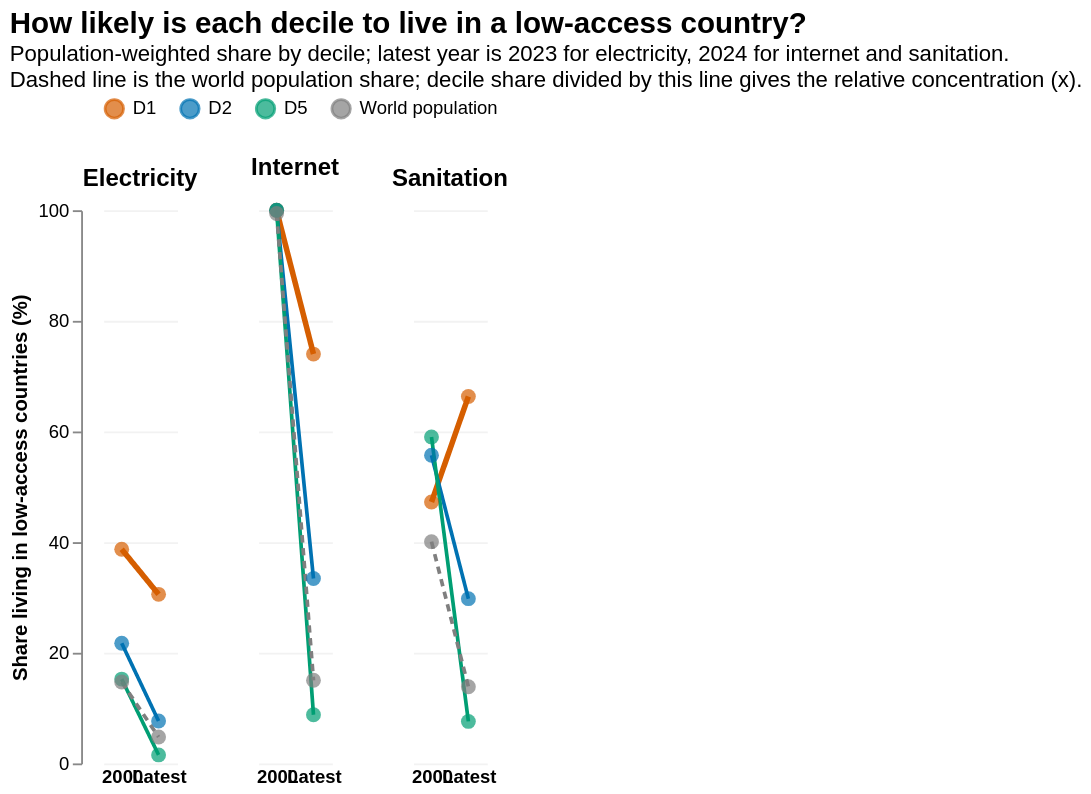

Notebook cell for this chart:
### Markdown cell above
##See how to add this in world bank blog - check if it makes sense... but I feel that there is something. Today if you live in a low access country, you are probably in D1. D2 trends behaves similar but reverts for D5.

### Code cell
conditional_data = change_data[
    change_data['indicator'].isin(['Electricity', 'Internet', 'Sanitation'])
    & change_data['decile'].isin([1, 2, 5])
].copy()
conditional_data['series'] = conditional_data['decile_label']
conditional_data['probability'] = conditional_data['share']

world_reference = conditional_data[
    ['indicator', 'year', 'period', 'world']
].drop_duplicates().rename(columns={'world': 'probability'})
world_reference['series'] = 'World population'

conditional_chart_data = pd.concat(
    [
        conditional_data[['indicator', 'year', 'period', 'series', 'probability']],
        world_reference[['indicator', 'year', 'period', 'series', 'probability']],
    ],
    ignore_index=True,
)
conditional_chart_data['period_axis'] = conditional_chart_data['period'].map(
    {'Around 2000': '2000', 'Latest': 'Latest'}
)

CONDITIONAL_SERIES = ['D1', 'D2', 'D5', 'World population']
CONDITIONAL_COLORS = ['#D55E00', '#0072B2', '#009E73', '#7F7F7F']
conditional_base = alt.Chart(conditional_chart_data).encode(
    x=alt.X(
        'period_axis:N',
        sort=['2000', 'Latest'],
        title=None,
        axis=alt.Axis(labelAngle=0, labelFontWeight='bold', domain=False, ticks=False),
    ),
    y=alt.Y(
        'probability:Q',
        title='Share living in low-access countries (%)',
        scale=alt.Scale(domain=[0, 100]),
        axis=alt.Axis(values=list(range(0, 101, 20)), grid=True),
    ),
    color=alt.Color(
        'series:N',
        title=None,
        sort=CONDITIONAL_SERIES,
        scale=alt.Scale(domain=CONDITIONAL_SERIES, range=CONDITIONAL_COLORS),
        legend=alt.Legend(orient='top'),
    ),
    detail='series:N',
)
conditional_lines = conditional_base.mark_line().encode(
    strokeWidth=alt.condition(alt.datum.series == 'D1', alt.value(3), alt.value(2)),
    strokeDash=alt.condition(alt.datum.series == 'World population', alt.value([4, 3]), alt.value([1, 0])),
)
conditional_points = conditional_base.mark_point(filled=True, size=65).encode(
    tooltip=[
        alt.Tooltip('indicator:N', title='Service'),
        alt.Tooltip('series:N', title='Group'),
        alt.Tooltip('year:Q', title='Year', format='d'),
        alt.Tooltip('probability:Q', title='Share (%)', format='.1f'),
    ],
)

conditional_probability_chart = (
    alt.layer(conditional_lines, conditional_points)
    .facet(
        facet=alt.Facet(
            'indicator:N',
            sort=['Electricity', 'Internet', 'Sanitation'],
            title=None,
            header=alt.Header(labelFontSize=13, labelFontWeight='bold'),
        ),
        columns=3,
    )
    .properties(
        title=alt.TitleParams(
            'How likely is each decile to live in a low-access country?',
            subtitle=[
                'Population-weighted share by decile; latest year is 2023 for electricity, 2024 for internet and sanitation.',
                'Dashed line is the world population share; decile share divided by this line gives the relative concentration (x).',
            ],
            anchor='start',
            fontSize=16,
        ),
    )
    .configure_view(stroke=None)
    .configure_axis(gridColor='#E6E6E6', gridOpacity=0.5)
)
conditional_probability_chart

### Figure 1 — Vega-Lite specification as saved in the notebook (floating-point values rounded to 4 significant figures)
{"config": {"view": {"continuousWidth": 300, "continuousHeight": 300, "stroke": null}, "axis": {"gridColor": "#E6E6E6", "gridOpacity": 0.5}}, "data": {"name": "data-4578e8615ddca30b9a55a01c49f222a0"}, "facet": {"field": "indicator", "header": {"labelFontSize": 13, "labelFontWeight": "bold"}, "sort": ["Electricity", "Internet", "Sanitation"], "title": null, "type": "nominal"}, "spec": {"layer": [{"mark": {"type": "line"}, "encoding": {"color": {"field": "series", "legend": {"orient": "top"}, "scale": {"domain": ["D1", "D2", "D5", "World population"], "range": ["#D55E00", "#0072B2", "#009E73", "#7F7F7F"]}, "sort": ["D1", "D2", "D5", "World population"], "title": null, "type": "nominal"}, "detail": {"field": "series", "type": "nominal"}, "strokeDash": {"condition": {"test": "(datum.series === 'World population')", "value": [4, 3]}, "value": [1, 0]}, "strokeWidth": {"condition": {"test": "(datum.series === 'D1')", "value": 3}, "value": 2}, "x": {"axis": {"domain": false, "labelAngle": 0, "labelFontWeight": "bold", "ticks": false}, "field": "period_axis", "sort": ["2000", "Latest"], "title": null, "type": "nominal"}, "y": {"axis": {"grid": true, "values": [0, 20, 40, 60, 80, 100]}, "field": "probability", "scale": {"domain": [0, 100]}, "title": "Share living in low-access countries (%)", "type": "quantitative"}}}, {"mark": {"type": "point", "filled": true, "size": 65}, "encoding": {"color": {"field": "series", "legend": {"orient": "top"}, "scale": {"domain": ["D1", "D2", "D5", "World population"], "range": ["#D55E00", "#0072B2", "#009E73", "#7F7F7F"]}, "sort": ["D1", "D2", "D5", "World population"], "title": null, "type": "nominal"}, "detail": {"field": "series", "type": "nominal"}, "tooltip": [{"field": "indicator", "title": "Service", "type": "nominal"}, {"field": "series", "title": "Group", "type": "nominal"}, {"field": "year", "format": "d", "title": "Year", "type": "quantitative"}, {"field": "probability", "format": ".1f", "title": "Share (%)", "type": "quantitative"}], "x": {"axis": {"domain": false, "labelAngle": 0, "labelFontWeight": "bold", "ticks": false}, "field": "period_axis", "sort": ["2000", "Latest"], "title": null, "type": "nominal"}, "y": {"axis": {"grid": true, "values": [0, 20, 40, 60, 80, 100]}, "field": "probability", "scale": {"domain": [0, 100]}, "title": "Share living in low-access countries (%)", "type": "quantitative"}}}]}, "columns": 3, "title": {"text": "How likely is each decile to live in a low-access country?", "anchor": "start", "fontSize": 16, "subtitle": ["Population-weighted share by decile; latest year is 2023 for electricity, 2024 for internet and sanitation.", "Dashed line is the world population share; decile share divided by this line gives the relative concentration (x)."]}, "$schema": "https://vega.github.io/schema/vega-lite/v6.4.1.json", "datasets": {"data-4578e8615ddca30b9a55a01c49f222a0": [{"indicator": "Electricity", "year": 2000, "period": "Around 2000", "series": "D1", "probability": 38.71, "period_axis": "2000"}, {"indicator": "Electricity", "year": 2000, "period": "Around 2000", "series": "D2", "probability": 21.73, "period_axis": "2000"}, {"indicator": "Electricity", "year": 2000, "period": "Around 2000", "series": "D5", "probability": 15.25, "period_axis": "2000"}, {"indicator": "Electricity", "year": 2023, "period": "Latest", "series": "D1", "probability": 30.57, "period_axis": "Latest"}, {"indicator": "Electricity", "year": 2023, "period": "Latest", "series": "D2", "probability": 7.675, "period_axis": "Latest"}, {"indicator": "Electricity", "year": 2023, "period": "Latest", "series": "D5", "probability": 1.539, "period_axis": "Latest"}, {"indicator": "Internet", "year": 2000, "period": "Around 2000", "series": "D1", "probability": 99.99, "period_axis": "2000"}, {"indicator": "Internet", "year": 2000, "period": "Around 2000", "series": "D2", "probability": 100.0, "period_axis": "2000"}, {"indicator": "Internet", "year": 2000, "period": "Around 2000", "series": "D5", "probability": 99.99, "period_axis": "2000"}, {"indicator": "Internet", "year": 2024, "period": "Latest", "series": "D1", "probability": 74.0, "period_axis": "Latest"}, {"indicator": "Internet", "year": 2024, "period": "Latest", "series": "D2", "probability": 33.42, "period_axis": "Latest"}, {"indicator": "Internet", "year": 2024, "period": "Latest", "series": "D5", "probability": 8.796, "period_axis": "Latest"}, {"indicator": "Sanitation", "year": 2000, "period": "Around 2000", "series": "D1", "probability": 47.25, "period_axis": "2000"}, {"indicator": "Sanitation", "year": 2000, "period": "Around 2000", "series": "D2", "probability": 55.71, "period_axis": "2000"}, {"indicator": "Sanitation", "year": 2000, "period": "Around 2000", "series": "D5", "probability": 59.02, "period_axis": "2000"}, {"indicator": "Sanitation", "year": 2024, "period": "Latest", "series": "D1", "probability": 66.33, "period_axis": "Latest"}, {"indicator": "Sanitation", "year": 2024, "period": "Latest", "series": "D2", "probability": 29.78, "period_axis": "Latest"}, {"indicator": "Sanitation", "year": 2024, "period": "Latest", "series": "D5", "probability": 7.597, "period_axis": "Latest"}, {"indicator": "Electricity", "year": 2000, "period": "Around 2000", "series": "World population", "probability": 14.71, "period_axis": "2000"}, {"indicator": "Electricity", "year": 2023, "period": "Latest", "series": "World population", "probability": 4.773, "period_axis": "Latest"}, {"indicator": "Internet", "year": 2000, "period": "Around 2000", "series": "World population", "probability": 99.4, "period_axis": "2000"}, {"indicator": "Internet", "year": 2024, "period": "Latest", "series": "World population", "probability": 15.02, "period_axis": "Latest"}, {"indicator": "Sanitation", "year": 2000, "period": "Around 2000", "series": "World population", "probability": 40.09, "period_axis": "2000"}, {"indicator": "Sanitation", "year": 2024, "period": "Latest", "series": "World population", "probability": 13.85, "period_axis": "Latest"}]}}
